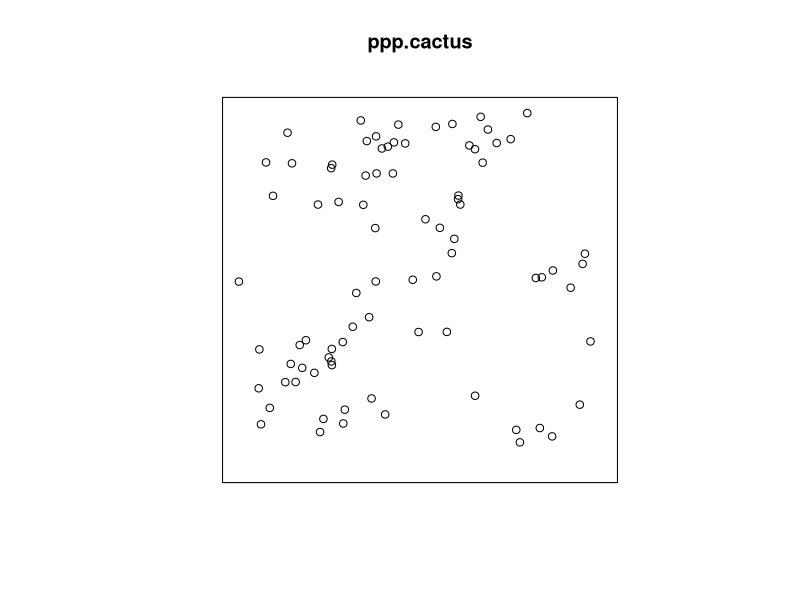
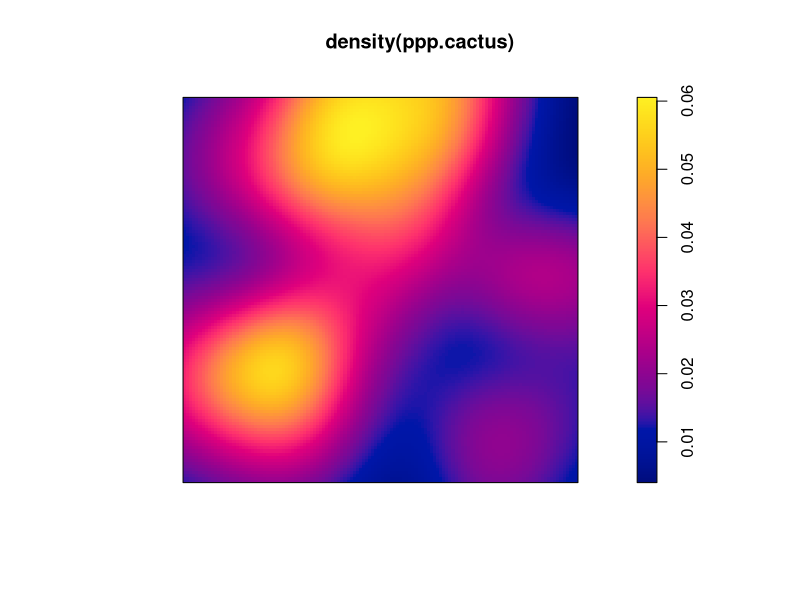
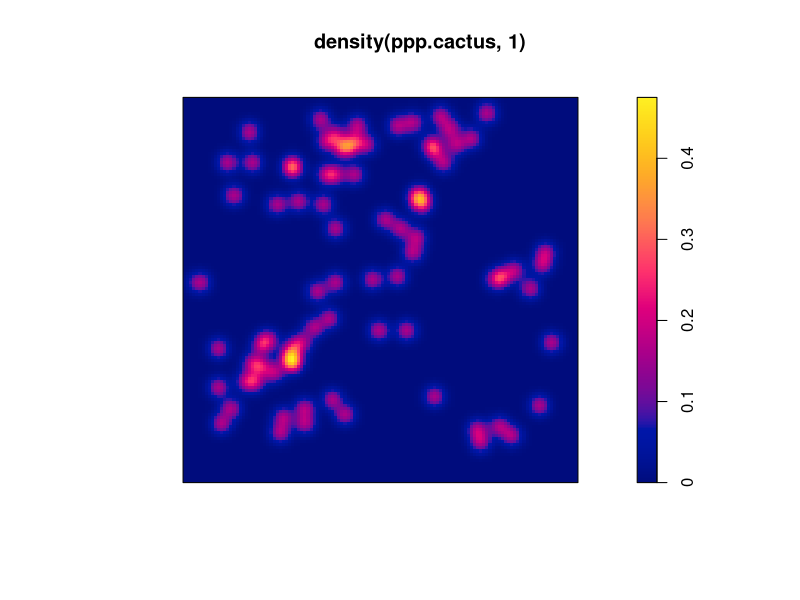
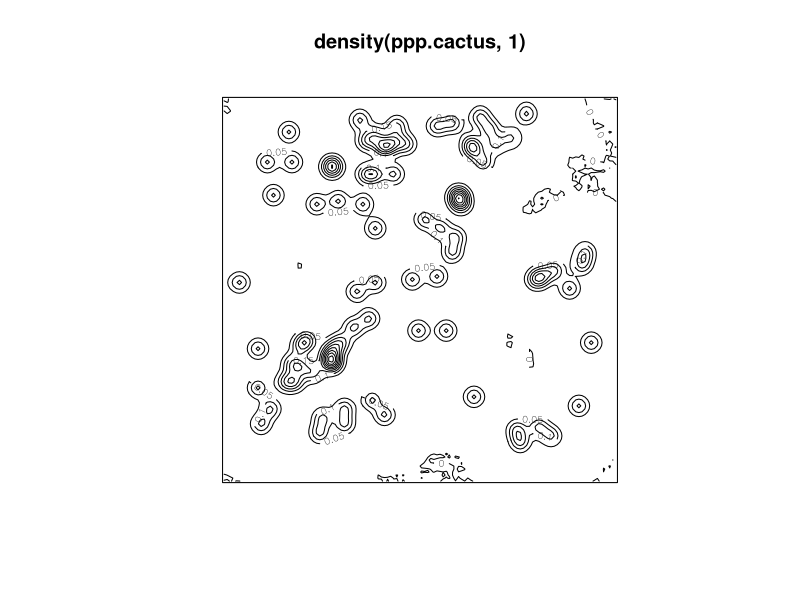
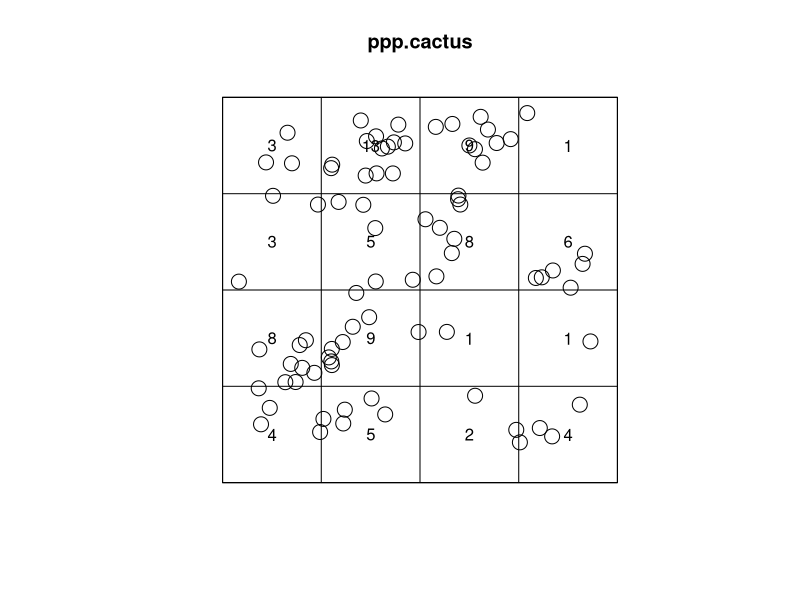
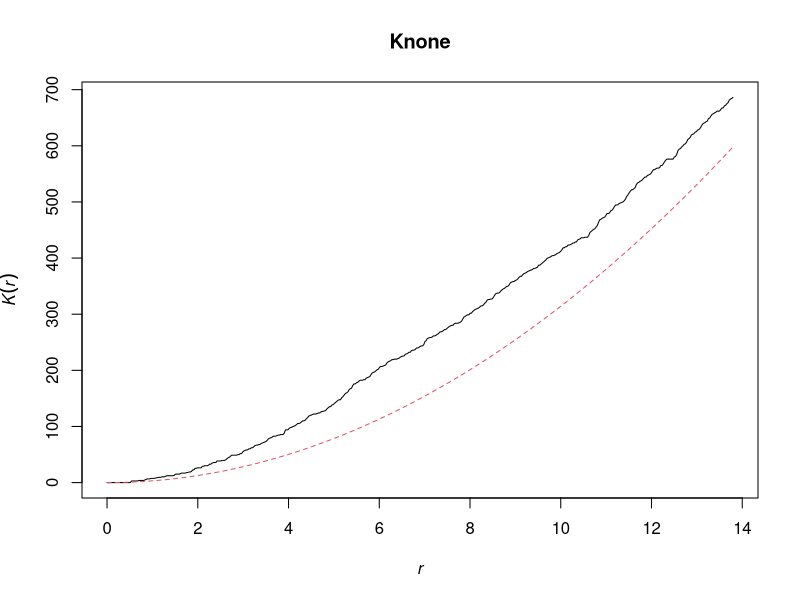
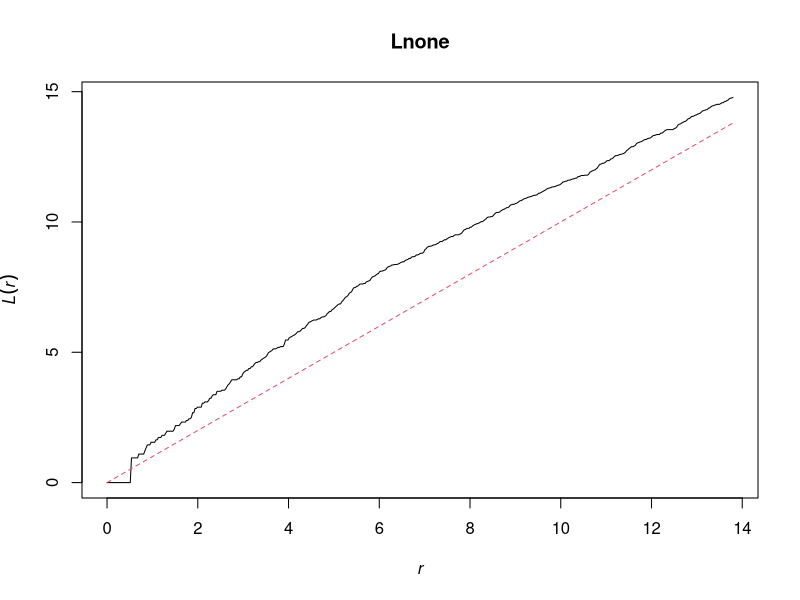
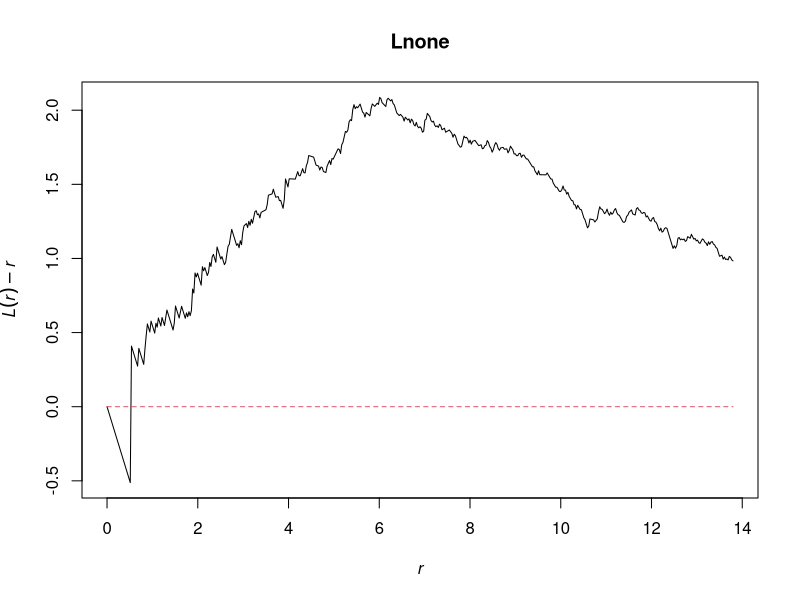

Generate these figures, in order, with R: (Note: this script raises an error after producing the figures.)
########################################################
########################################################
#Fletcher and Fortin 2019
#Chapter 4: Spatial dispersion and point data
########################################################
########################################################

#load packages
library(spatstat)          #for point pattern analyses; version 1.56-1 used
library(raster)            #for raster covariate data; version 2.6-7 used

#set working directory where data were downloaded
#setwd(choose.dir())
setwd("./data")

###############################################
#4.3.3 creating point pattern data
###############################################

#import the data from directory
cactus <- read.csv("cactus.csv")
boundary <- read.csv("cactus_boundaries.csv",header=T)

#create spatstat objects
ppp.window <- owin(xrange=c(boundary$Xmin, boundary$Xmax),
                 yrange=c(boundary$Ymin, boundary$Ymax))
ppp.cactus <- ppp(cactus$East, cactus$North, window=ppp.window)

#plot raw data
plot(ppp.cactus)

#summary information
summary(ppp.cactus)

#density plots
plot(density(ppp.cactus))
plot(density(ppp.cactus,1))  #alter smoothing parameter

#contour plot
contour(density(ppp.cactus, 1))

#quadrat counts
Q <- quadratcount(ppp.cactus, nx = 4, ny = 4)#counts in 12.5x12.5m quadrats

#plot
plot(ppp.cactus, cex = 2)
plot(Q, add = TRUE, cex = 1)

#chi-sq test for complete spatial randomness, CSR
quadrat.test(ppp.cactus, nx = 4, ny = 4, method="Chisq")

##############################################
#4.3.4 Univariate point patterns
##############################################

#-----------------------#
#Ripley's K function:
#-----------------------#

Knone <- Kest(ppp.cactus, correction="none")

#plot K
plot(Knone, legend=F)

#plot L with 1:1 expectation
Lnone <- Lest(ppp.cactus, correction="none")
plot(Lnone, legend=F)

#plot L with 0 expectation
plot(Lnone, . - r~r, legend=F)

#isotropic edge correction
Liso <- Lest(ppp.cactus, correction="isotropic")
plot(Liso, . - r~r, legend=F)

#translate (toroidal) edge correction
Ltrans <- Lest(ppp.cactus, correction="trans")
plot(Ltrans, . - r~r, legend=F)

#Monte Carlo simulations to calculate a global and pointwise confidence envelope under CSR
Lcsr <- envelope(ppp.cactus, Lest, nsim=99, rank=1, correction="trans", global=F)
Lcsr.g <- envelope(ppp.cactus, Lest, nsim=99, rank=1, correction="trans", global=T)

#plot point-wise envelope
plot(Lcsr, . - r~r, shade=c("hi", "lo"), legend=F)

#plot global envelope
plot(Lcsr.g, . - r~r, shade=c("hi", "lo"), legend=F)

#----------------------------------------#
#Pair correlation function, g
#----------------------------------------#

Ptrans <- pcf(ppp.cactus, correction="trans")

#plot
plot(Ptrans, legend=FALSE, xlim=c(0.5,14))

#Monte Carlo simulations for confidence envelope
Penv <- envelope(ppp.cactus,pcf, nsim=99, rank=1, stoyan=0.15, correction="trans", global=F)#stoyan = bandwidth; set to default

#plot pcf with envelope
plot(Penv, shade=c("hi", "lo"), legend=FALSE, xlim=c(0.5,14))

#alter bandwidth on pcf
Penv.coarse <- envelope(ppp.cactus, pcf, nsim=99, rank=1, stoyan=0.3, correction="trans", global=F)

#plot
plot(Penv.coarse, shade=c("hi", "lo"), legend=F, xlim=c(0.5,14))

#-----------------------#
#G function
#-----------------------#

Gtrans <- Gest(ppp.cactus, correction="rs")

#plot
plot(Gtrans, legend=F)

#Monte Carlo simulations for confidence envelope
Genv <- envelope(ppp.cactus, Gest, nsim=99, rank=1, correction="rs", global=F)

#plot G with envelope
plot(Genv, shade=c("hi", "lo"), legend=F)

#nearest neighbor dist
nn.dist <- nndist(ppp.cactus)
max(nn.dist)

#add cdf of nearest neighbor dist to plot
plot(ecdf(nn.dist), add=T)

##############################################
#4.3.5 Marked point patterns
##############################################

#For  call 'Z', which has the data on bugs
cactus$CheliPA <- as.factor(ifelse(cactus$chelinidea>0, "presence", "absence"))

#makes a new object with marks, amenable to analysis in spatstat
ppp.PA <- ppp(cactus$East, cactus$North, window=ppp.window, marks=cactus$CheliPA)

#inspect
summary(ppp.PA)

#plot
plot(ppp.PA)
plot(split(ppp.PA))

#Point pattern only considering Chelinidea
cheli.data <- subset(cactus, chelinidea>0)
ppp.bug <- ppp(cheli.data$East, cheli.data$North, window=ppp.window)

Lbug <- envelope(ppp.bug, Lest, nsim=99, rank=1, i="presence", global=F)

#plot with envelope
plot(Lbug, . - r~r, shade=c("hi", "lo"), legend=F)

#Bivariate PPA based on a random-labeling:
Lmulti <- envelope(ppp.PA, Lcross, nsim=99, rank=1, i="presence", global=F, simulate=expression(rlabel(ppp.PA)))

#plot with envelope
plot(Lmulti, . - r~r, shade=c("hi", "lo"), legend=F)

#-------------------------------#
#Continuous marks
#-------------------------------#

#makes a new object with marks, amenable to analysis in spatstat
ppp.area <- ppp(cactus$East, cactus$North, window=ppp.window, marks=cactus$Area)

#inspect
summary(ppp.area)

#plot
plot(ppp.area)

#mark correlation function
mcf.area <- markcorr(ppp.area)

#plot
plot(mcf.area, legend=F)

#Monte Carlo simulations for confidence envelope
MCFenv <- envelope(ppp.area, markcorr, nsim=99, correction="iso", global=F)

#plot with envelope
plot(MCFenv,  shade=c("hi", "lo"), legend=F)

#######################################################
#4.3.6 Inhomogenous point processes
#######################################################

#---------------------------------#
#point process models
#---------------------------------#

#point process model with trend
pp.xy <- ppm(ppp.cactus, ~ x + y)
AIC(pp.xy)
summary(pp.xy) #Warning: singular matrix; need to re-scale x-y coordinates

#Rescale coordinates via centering (also see rescale function)
centerx <- (boundary$Xmax + boundary$Xmin)/2
centery <- (boundary$Ymax + boundary$Ymin)/2

ppp.windows <- owin(xrange=c(boundary$Xmin - centerx, boundary$Xmax - centerx),
                   yrange=c(boundary$Ymin- centery, boundary$Ymax- centery))
ppp.cactuss <- ppp(cactus$East- centerx, cactus$North- centery, window=ppp.windows)

#re-fit with rescaled coordinates and window
pp.xy <- ppm(ppp.cactuss, ~ x + y)
summary(pp.xy)
AIC(pp.xy)
AIC(pp.xy2)

#no trend(homogeneous point process)
pp.int <- ppm(ppp.cactuss, ~1)
summary(pp.int)
AIC(pp.int)

#point process model with quadratic trend
pp.xy2 <- ppm(ppp.cactuss, ~ polynom(x, y, 2))
summary(pp.xy2)
AIC(pp.xy2)

#point process model based on vegetation covariate
veg.height <- read.csv('cactus_matrix.csv', header=T)

#inspect
head(veg.height)

#make a square matrix for creating im object
veg.height <- veg.height[order(veg.height$x, veg.height$y), ]#sort
veg.height.mat <- matrix(NA, nrow=length(unique(veg.height$x)), ncol=length(unique(veg.height$y)))
# plot function below fails if veg.height is an integer
# so convert to numeric along the way to fix
veg.height.mat[] <- as.numeric(veg.height$Height)

#create im object
cov.veg <- im(mat=veg.height.mat,
              xrange=c(boundary$Xmin - centerx, boundary$Xmax - centerx),
              yrange=c(boundary$Ymin- centery, boundary$Ymax- centery))

#fit ppm model with vegetation
pp.veg <- ppm(ppp.cactuss, ~veg, covariates=list(veg=cov.veg))
AIC(pp.veg)
summary(pp.veg)

#plot relationship
plot(effectfun(pp.veg, "veg", se.fit=T))

#data frame for comparing AIC
data.frame(model = c("int", "xy", "xy^2", "veg"),
           AIC = c(AIC(pp.int), AIC(pp.xy), AIC(pp.xy2), AIC(pp.veg)))

#plots
plot(cov.veg)
plot(ppp.cactuss, pch=21, bg="white", add=T)
persp(cov.veg, theta=10)
plot(predict(pp.xy2, type = "trend"))
plot(ppp.cactus, add=T)

#Inhomogeneous L function that accounts for this trend
pp.xy.pred <- predict.ppm(pp.xy2, type="trend")
Lxycsr <- envelope(ppp.cactus, Linhom, nsim=99, rank=1, correction="translate", simulate=expression(rpoispp(pp.xy.pred)), global=FALSE)

#plot
plot(Lxycsr, . - r~r, shade=c("hi", "lo"), legend=FALSE)

#######################################
#4.3.7 Alternative null models
#######################################

Kthomas <- kppm(ppp.cactus, ~1, "Thomas", method='palm')#method 'palm' approximates likelihood based on 'Fry plots'
Kmatern <- kppm(ppp.cactus, ~1, "MatClust", method='palm')

#Pair correlation function for Matern process
pcfmatern <- kppm(ppp.cactus, ~1, "MatClust", statistic = "pcf")

#Compare models with AIC
AIC(Kthomas)
AIC(Kmatern)

#Monte Carlo envelope for Thomas process
Kthomas.env <- envelope(Kthomas, Lest, nsim=99, rank=1, global=F)

#plot
plot(Kthomas.env, . - r~r, shade=c("hi", "lo"), legend=F)

###########################################
#4.3.8 Simulating point patterns
###########################################

#get intensity, lambda, from our point pattern
intensity(ppp.cactus)

#Simulate a homogeneous point pattern 4 times
sim.pp <- rpoispp(lambda=intensity(ppp.cactus), nsim=4, win=ppp.window)

#plot
plot(sim.pp)

#access the x-y coords for simulation 1
sim.pp[[1]]$x
sim.pp[[1]]$y

#inhomogeneous point pattern
summary(pp.xy2)#summary of best ppm model

#function based on ppm coefficients
pp2.fun<-function(x, y) {exp(pp.xy2$coef[1]+pp.xy2$coef[2]*x+pp.xy2$coef[3]*y+pp.xy2$coef[4]*I(x^2)+
  pp.xy2$coef[5]*x*y+pp.xy2$coef[6]*I(y^2))}

#simulate using function
pp2.sim <- rpoispp(pp2.fun, nsim=2, win=ppp.windows)

#Simulate from a pixel image of expected value from the ppm
pp2.sim.exp <- rpoispp(pp.xy.pred, nsim=2)

#plot
plot(pp2.sim)
plot(pp2.sim.exp)
